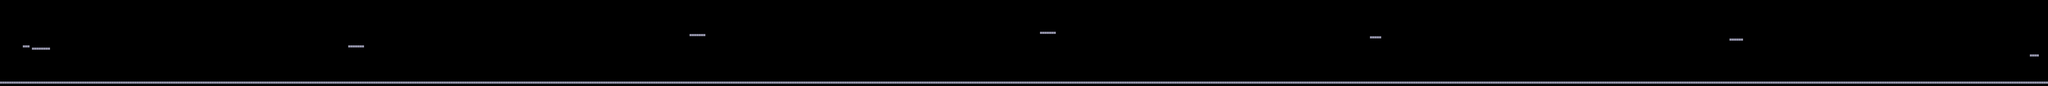

The image is a tile-based game level rendered from a .tmx file. Its description and source (layers, tilesets, objects; grid data summarised) follow:
An orthogonal 900x38 tile map with 16x16 px tiles, 6 tile layers (BG_Far, BG_Mid, BG_Near, Terrain, ...) and 110 objects (90x RhythmBlock, 11x Solid, 6x Checkpoint, PlayerSpawn, NextTrigger, ...).

<map version="1.10" tiledversion="1.11.0" orientation="orthogonal" renderorder="right-down" width="900" height="38" tilewidth="16" tileheight="16" infinite="0" nextlayerid="9" nextobjectid="900">
 <properties>
  <property name="schema_version" value="1" />
  <property name="stage_id" value="stage4_1c" />
  <property name="stage_name" value="4-1c  LO QUE FLOTA EN LA NIEBLA" />
  <property name="author" value="Equipo docente — Legacy de Infest" />
  <property name="bgm_track" value="bgm_zone1_traverse" />
  <property name="climate" value="clear" />
  <property name="zone" type="int" value="4" />
  <property name="ambient_light" type="float" value="0.55" />
  <property name="day_length" type="float" value="0" />
  <property name="start_hour" type="float" value="5" />
  <property name="bpm" type="float" value="100" />
  <property name="compas" type="int" value="4" />
  <property name="ambient_fx" value="niebla" />
  <property name="ambient_fx_rate" type="float" value="6.0" />
 </properties>
 <tileset firstgid="1" name="tileset_stage4_1c" tilewidth="16" tileheight="16" tilecount="64" columns="8">
  <image source="../../tilesets/tileset_stage4_1c.png" width="128" height="128" />
 </tileset>
 <layer id="1" name="BG_Far" width="900" height="38">
  <data>[34200 cells, 0 non-empty, 0 distinct tile ids]</data>
 </layer>
 <layer id="2" name="BG_Mid" width="900" height="38">
  <data>[34200 cells, 0 non-empty, 0 distinct tile ids]</data>
 </layer>
 <layer id="3" name="BG_Near" width="900" height="38">
  <data>[34200 cells, 0 non-empty, 0 distinct tile ids]</data>
 </layer>
 <layer id="4" name="Terrain" width="900" height="38">
  <data>[34200 cells, 947 non-empty, 1 distinct tile ids]</data>
 </layer>
 <layer id="5" name="Terrain_Detail" width="900" height="38">
  <data>[34200 cells, 0 non-empty, 0 distinct tile ids]</data>
 </layer>
 <objectgroup id="6" name="Objects">
  <object id="101" type="PlayerSpawn" name="PlayerSpawn_101" x="176" y="288" width="16" height="32" />
  <object id="102" type="Checkpoint" name="Checkpoint_102" x="240" y="304" width="16" height="32">
   <properties>
    <property name="checkpoint_id" type="int" value="1" />
   </properties>
  </object>
  <object id="103" type="RhythmBlock" name="RhythmBlock_103" x="384" y="336" width="112" height="16">
   <properties>
    <property name="patron" value=".xx." />
    <property name="desfase" type="float" value="1.1830850267032698" />
   </properties>
  </object>
  <object id="104" type="RhythmBlock" name="RhythmBlock_104" x="512" y="304" width="144" height="16">
   <properties>
    <property name="patron" value=".xx." />
    <property name="desfase" type="float" value="0.9111569944278904" />
   </properties>
  </object>
  <object id="105" type="RhythmBlock" name="RhythmBlock_105" x="704" y="320" width="96" height="16">
   <properties>
    <property name="patron" value="xx.." />
    <property name="desfase" type="float" value="0.8867301525019559" />
   </properties>
  </object>
  <object id="106" type="RhythmBlock" name="RhythmBlock_106" x="816" y="304" width="80" height="16">
   <properties>
    <property name="patron" value="x.x." />
    <property name="desfase" type="float" value="1.4087237441677658" />
   </properties>
  </object>
  <object id="107" type="RhythmBlock" name="RhythmBlock_107" x="928" y="288" width="112" height="16">
   <properties>
    <property name="patron" value="x.x." />
    <property name="desfase" type="float" value="0.7914441215435972" />
   </properties>
  </object>
  <object id="108" type="RhythmBlock" name="RhythmBlock_108" x="1088" y="320" width="112" height="16">
   <properties>
    <property name="patron" value="x.x.x.x." />
    <property name="desfase" type="float" value="0.34629981231147644" />
   </properties>
  </object>
  <object id="109" type="RhythmBlock" name="RhythmBlock_109" x="1232" y="320" width="96" height="16">
   <properties>
    <property name="patron" value="x.x." />
    <property name="desfase" type="float" value="0.6242699083415192" />
   </properties>
  </object>
  <object id="110" type="RhythmBlock" name="RhythmBlock_110" x="1392" y="352" width="80" height="16">
   <properties>
    <property name="patron" value="x.x.x.x." />
    <property name="desfase" type="float" value="0.18133493970870962" />
   </properties>
  </object>
  <object id="111" type="RhythmBlock" name="RhythmBlock_111" x="1504" y="368" width="128" height="16">
   <properties>
    <property name="patron" value=".xx." />
    <property name="desfase" type="float" value="0.7615758757669742" />
   </properties>
  </object>
  <object id="112" type="RhythmBlock" name="RhythmBlock_112" x="1696" y="352" width="96" height="16">
   <properties>
    <property name="patron" value=".xx." />
    <property name="desfase" type="float" value="1.2692961276424692" />
   </properties>
  </object>
  <object id="113" type="RhythmBlock" name="RhythmBlock_113" x="1824" y="352" width="80" height="16">
   <properties>
    <property name="patron" value="xx.." />
    <property name="desfase" type="float" value="1.1155959829397974" />
   </properties>
  </object>
  <object id="114" type="RhythmBlock" name="RhythmBlock_114" x="1936" y="368" width="96" height="16">
   <properties>
    <property name="patron" value="x.x.x.x." />
    <property name="desfase" type="float" value="0.12970138459237246" />
   </properties>
  </object>
  <object id="115" type="RhythmBlock" name="RhythmBlock_115" x="2080" y="352" width="80" height="16">
   <properties>
    <property name="patron" value=".xx." />
    <property name="desfase" type="float" value="0.55578399996862" />
   </properties>
  </object>
  <object id="116" type="RhythmBlock" name="RhythmBlock_116" x="2208" y="352" width="96" height="16">
   <properties>
    <property name="patron" value=".xx." />
    <property name="desfase" type="float" value="0.970734247978954" />
   </properties>
  </object>
  <object id="117" type="RhythmBlock" name="RhythmBlock_117" x="2320" y="336" width="80" height="16">
   <properties>
    <property name="patron" value="xx.." />
    <property name="desfase" type="float" value="0.8094261726746681" />
   </properties>
  </object>
  <object id="118" type="Checkpoint" name="Checkpoint_118" x="2464" y="288" width="16" height="32">
   <properties>
    <property name="checkpoint_id" type="int" value="2" />
   </properties>
  </object>
  <object id="119" type="RhythmBlock" name="RhythmBlock_119" x="2624" y="320" width="112" height="16">
   <properties>
    <property name="patron" value="x.x.x.x." />
    <property name="desfase" type="float" value="0.9888222204297368" />
   </properties>
  </object>
  <object id="120" type="RhythmBlock" name="RhythmBlock_120" x="2784" y="336" width="96" height="16">
   <properties>
    <property name="patron" value="xx.." />
    <property name="desfase" type="float" value="0.7780174252845031" />
   </properties>
  </object>
  <object id="121" type="RhythmBlock" name="RhythmBlock_121" x="2928" y="336" width="80" height="16">
   <properties>
    <property name="patron" value="x.x.x.x." />
    <property name="desfase" type="float" value="0.8549990008145704" />
   </properties>
  </object>
  <object id="122" type="RhythmBlock" name="RhythmBlock_122" x="3040" y="336" width="112" height="16">
   <properties>
    <property name="patron" value="x.x.x.x." />
    <property name="desfase" type="float" value="0.621636778258658" />
   </properties>
  </object>
  </objectgroup>
 <objectgroup id="7" name="Collision">
  <!-- 11 objects omitted --></objectgroup>
 <layer id="8" name="FG_Overlay" width="900" height="38">
  <data>[34200 cells, 0 non-empty, 0 distinct tile ids]</data>
 </layer>
</map>
<!-- 88 of 110 objects omitted -->
